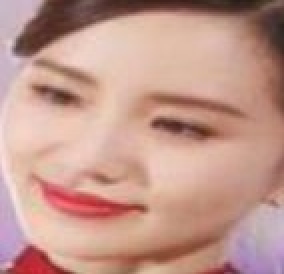
#> input picture dataset/without_mask/0_0_liushishi_0039.jpg, 142 x 137 px (shown 2 times larger); its folder holds only this picture in this run
$ python create_data.py
#> lines starting #> are read from the running program, lines starting #| are printed output that depends on the picture
import random
import numpy as np
import os
import cv2
from PIL import Image
from tqdm import tqdm

DATADIR = 'dataset'
CATEGORIES = ['with_mask', 'without_mask']
IMG_SIZE = 30

trainingData = []

def createData():
	w, wo = 0, 0
	for category in CATEGORIES:
		try:
			class_num = 0

			path = DATADIR + '/' + category
			if category == 'with_mask': class_num = 1

			for img in tqdm(os.listdir(path)):
				try:
					img_array = cv2.imread(path + '/' + img ,cv2.IMREAD_COLOR)
#> img_array is the input picture: shape (137, 142, 3); mean B, G, R 140.1, 151.8, 194.6
					new_array = cv2.resize(img_array, (IMG_SIZE, IMG_SIZE))
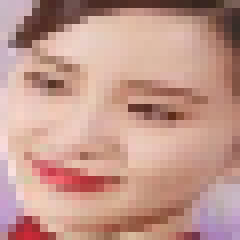
#> new_array: shape (30, 30, 3) (shown 8 times larger); mean B, G, R 140.1, 151.8, 194.6
					trainingData.append([new_array, class_num])
					if class_num == 1:
						w+=1
					else:
						wo+=1
				except Exception as e:
					print(1)
					pass
		except:
			pass
		pass
	print(f"With mask: {w}\nWithout mask: {wo}")

createData()

random.shuffle(trainingData)

x, y = [], []

for features, label in trainingData:
	x.append(features)
	y.append(label)
#> this loop made 1 pass
#> label on pass 1: 0
#> after the loop, x = 1 item; y = [0]

x = np.array(x).reshape(-1, IMG_SIZE, IMG_SIZE, 3)

np.save("train_and_test_data/x.npy", x)
np.save("train_and_test_data/y.npy", y)

$ run again, on dataset/without_mask/0_0_songzuer_0154.jpg
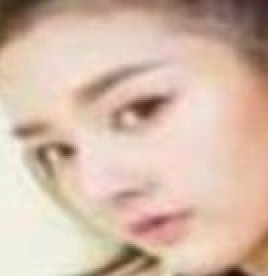
#> input picture dataset/without_mask/0_0_songzuer_0154.jpg, 134 x 138 px (shown 2 times larger)
#> in createData, img_array is the input picture: shape (138, 134, 3); mean B, G, R 169, 186.3, 212.9
#> in createData, `new_array = cv2.resize(img_array, (IMG_SIZE, IMG_SIZE))`:
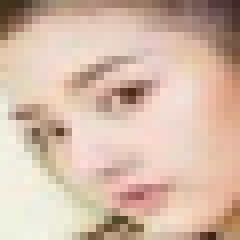
#> new_array: shape (30, 30, 3) (shown 8 times larger); mean B, G, R 168.9, 186.2, 212.8
#> the loop `for features, label in trainingData:` made 1 pass
#> label on pass 1: 0
#> after the loop `for features, label in trainingData:`: x = 1 item; y = [0]
